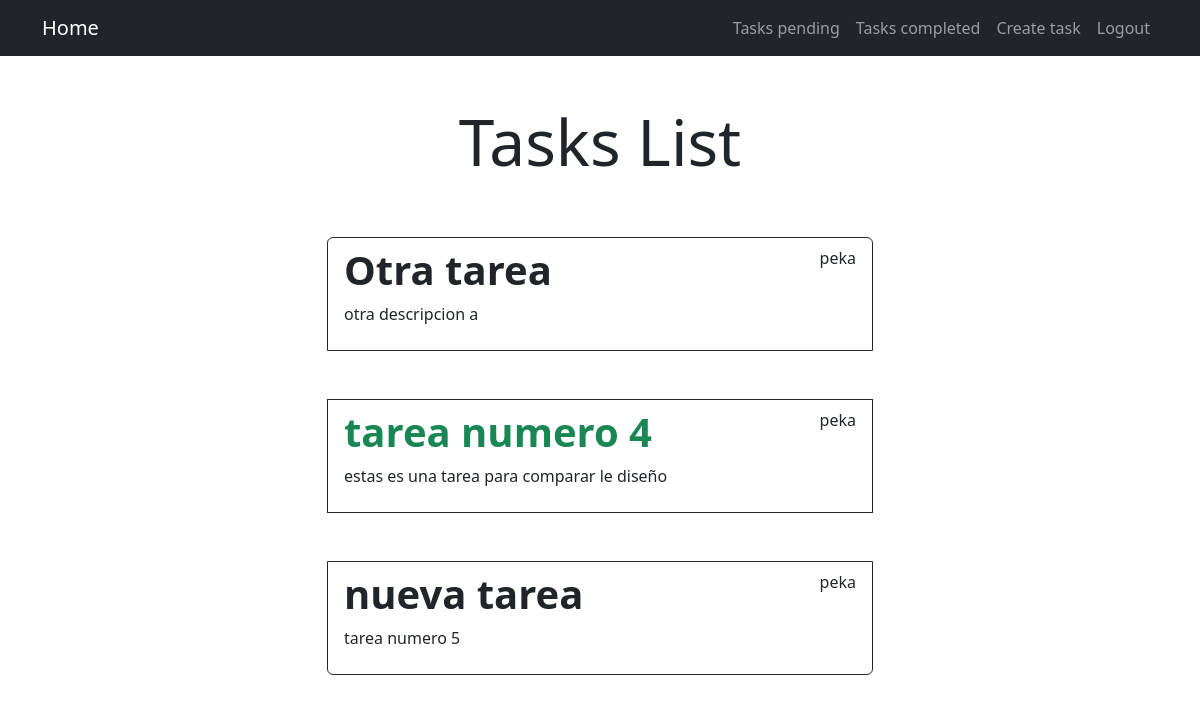
The page /tasks/ (signed in) on the database its author committed.
### tasks/models.py (models this page shows, shortened)
class Task(models.Model):
    title = models.CharField(max_length=100)
    description = models.TextField(blank=True)
    created = models.DateTimeField(auto_now_add=True)
    datecompleated = models.DateTimeField(null=True, blank=True)
    important = models.BooleanField(default=False)
    user = models.ForeignKey(User, on_delete=models.CASCADE)

### tasks/views.py (the view)
# urls.py: path('tasks/', views.tasks, name='tasks'),
@login_required
def tasks(request):
    tasks = Task.objects.filter(user=request.user, datecompleated__isnull=True)
    return render(request, 'tasks.html', {
        'tasks': tasks
    })

### tasks/templates/tasks.html (shortened to what this page needs)
{% extends 'base.html' %}
{% block content %}
<main class="container">
    <div class="row">
        <div class="col-md-6 offset-md-3">
            <h1 class="text-center display-3 py-5">Tasks List</h1>
            <ul class="list-group">
                {% for task in tasks %}
                <a class="list-group-item mb-5 border border-dark" href="{% url 'task_detail' task.id %}">
                    <header class="d-flex justify-content-between">
                        {% if task.important %}
                        <h1 class="fw-bold text-success">{{task.title}}</h1>
                        {% else %}
                        <h1 class="fw-bold">{{task.title}}</h1>
                        {% endif%}
                        <p>{{task.user.username}}</p>
                    </header>
                    <p>{{task.description}}</p>
                </a>
                {% endfor%}
            </ul>
        </div>
    </div>
</main>
{% endblock %}

### rows shown on the page
Task: title "Otra tarea", user.username "peka", description "otra descripcion a"
Task: title "tarea numero 4", user.username "peka", description "estas es una tarea para comparar le diseño"
Task: title "nueva tarea", user.username "peka", description "tarea numero 5"
